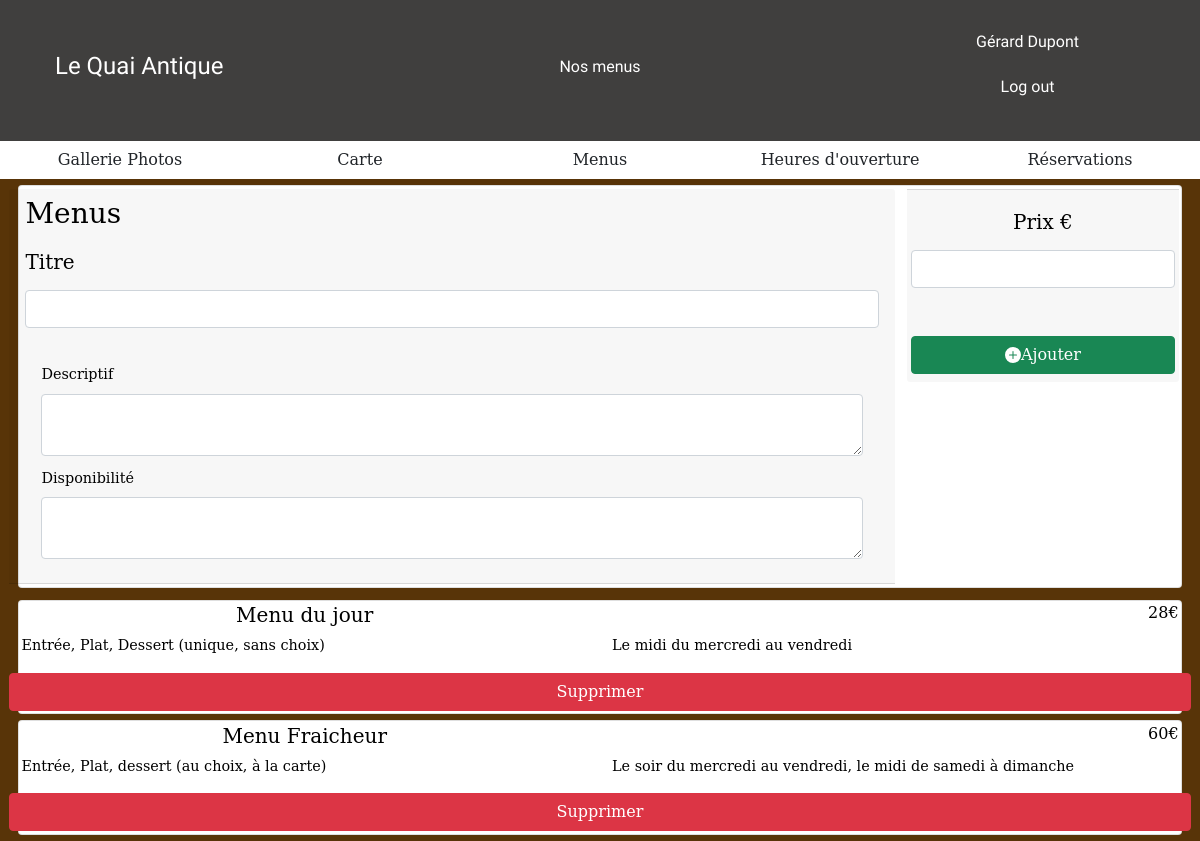
Page /admin/pages/menusParam.php (signed in) on the committed database.
### tables this page shows
CREATE TABLE `menus` (
  `id` int(11) NOT NULL,
  `title` varchar(50) NOT NULL,
  `description` varchar(250) NOT NULL,
  `availability` varchar(150) NOT NULL,
  `price` char(3) NOT NULL
);

### admin/includes/logicAdmin.php (called while the page is built, shortened)
<?php
require '../../public/src/models/MenuManager.php';
include '../../db/confDB.php';
try{
    $pdo = new PDO("mysql:host=$HOST;dbname=$DB", $USER, $PWD);
    $menuManager = new MenuManager($pdo);
    $menus = $menuManager->getMenus();
} catch (PDOException $e) {
    file_put_contents('dblogs.log', $e->getMessage().PHP_EOL, FILE_APPEND);
    echo "<script>alert('Une erreur s\'est produite. Contactez l\'administrateur')</script>";
}

### public/src/models/MenuManager.php (called while the page is built, shortened)
<?php
class MenuManager
{
    public function __construct(PDO $pdo)
    {
        $this->pdo = $pdo;
    }
    public function getMenus()
    {
        $statement = $this->pdo->prepare('SELECT * FROM menus');
        $statement->setFetchMode(PDO::FETCH_CLASS, 'Menu');
        $statement->execute();
        return $statement->fetchAll();
    }
}

### admin/includes/menusView.php (the view)
<div class="card">
    <div class="row">
        <h5 class="col"><?=$menu->title?></h5>
        <h6 class="col price"><?=$menu->price?>€</h6>
    </div>
    <div class="row">
        <p class="col"><?=$menu->description?></p>
        <p class="col"><?=$menu->availability?></p>
        <a href="?id=<?=$menu->id?>" class="btn btn-danger">Supprimer</a>
    </div>
</div>

### admin/pages/menusParam.php (shortened to what this page needs)
<?php
include '../includes/logicAdmin.php';
?>
<!DOCTYPE html>
<html lang="fr" xmlns="http://www.w3.org/1999/html">
<head>
    <link href="https://cdn.jsdelivr.net/npm/bootstrap@5.0.2/dist/css/bootstrap.min.css" rel="stylesheet"
>
    <link rel="stylesheet" href="../css/style.css">
</head>
<?php
include '../../commonFiles/includes/header.php';
include '../includes/headerParam.php'
?>
<body>
<div class="container-fluid" id="form-menus">
    <div class="row">
        <div class="col">
            <div class="card">
                <form class="row" method="post" action="#">
                    <div class="col-md-9 card-header">
                        <div class="card-title">
                            <h3>Menus</h3>
                            <label class="form-label" for="title"><h5>Titre</h5></label>
                            <input class="form-control" type="text" name="title" id="title">
                        </div>
                        <div class="card-body">
                            <label class="form-label" for="description">Descriptif</label>
                            <textarea class="form-control" type="text" name="description" id="description"></textarea>
                            <label class="form-label" for="availability">Disponibilité</label>
                            <textarea class="form-control" type="text" name="availability" id="availability"></textarea>
                        </div>
                    </div>
                    <div class="col-md-3 justify-content-between">
                        <div class="card-footer">
                            <div class="row">
                                <label class="form-label" for="price"><h5>Prix €</h5></label>
                                <input class="form-control d-inline-block" type="text" name="price" id="price">
                            </div>
                            <div class="row mt-5">
                                <button class="btn btn-success" type="submit" id="addMeal">
                                    <svg xmlns="http://www.w3.org/2000/svg" width="16" height="16" fill="currentColor" class="bi bi-plus-circle-fill" viewBox="0 0 16 16">
                                        <path d="M16 8A8 8 0 1 1 0 8a8 8 0 0 1 16 0zM8.5 4.5a.5.5 0 0 0-1 0v3h-3a.5.5 0 0 0 0 1h3v3a.5.5 0 0 0 1 0v-3h3a.5.5 0 0 0 0-1h-3v-3z"/>
                                    </svg>Ajouter</button>
                            </div>
                        </div>
                    </div>
                </form>
            </div>
        </div>
    </div>
</div>
<div class="container-fluid" id="display-menus">
    <?php
    foreach ($menus as $menu) {
        include '../includes/menusView.php';
    }
    ?>
</div>
</body>

### admin/css/style.css (style rules this page uses)
body { background-color: #583408; color: #ffffff; font-family: "DejaVu Serif", serif; font-size: 1.8vh; }
.price { text-align: end; }
.form-label { text-align: center; align-items: center; padding-top: 1vw; }
.card { color: #000000; margin: 0.5vw; padding: 0.2vw; }
td, th, h5 { text-align: center; }

### rows in the picture
menus: title "Menu du jour", price "28", description "Entrée, Plat, Dessert (unique, sans choix)", availability "Le midi du mercredi au vendredi"
menus: title "Menu Fraicheur", price "60", description "Entrée, Plat, dessert (au choix, à la carte)", availability "Le soir du mercredi au vendredi, le midi de samedi à dimanche"

### other values in the picture
$_SESSION['firstname'] "Gérard"
$_SESSION['lastname'] "Dupont"
